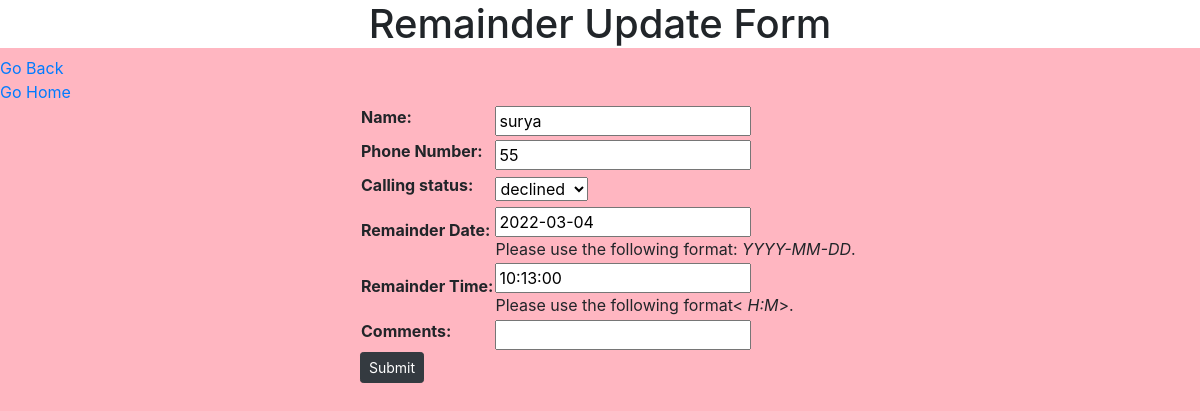
Page /WA/report/remainder_update/8 on the committed database.
### WebApp/models.py (models this page shows)
class Remainder_Model(models.Model):
    id=models.AutoField(primary_key=True)
    Name=models.CharField(max_length=30)
    Phone_Number=models.PositiveIntegerField(unique=True)
    Date_And_Time=models.DateTimeField(auto_now=True)
    choises=('call-back','call-back'),('declined','declined')
    Calling_status=models.CharField(max_length=20,choices=choises,blank=True)
    Remainder_Date=models.DateField(blank=True,null=True,help_text="Please use the following format: <em>YYYY-MM-DD</em>.")
    Remainder_Time=models.TimeField(blank=True,null=True,help_text="Please use the following format< <em>H:M</em>>.")
    Comments=models.CharField(max_length=100,blank=True)

### WebApp/views.py (the view, shortened to what this page needs)
# urls.py: path('report/remainder_update/<int:id>',Remainder_Update),
def Remainder_Update(request,id):
    form_remainder=Remainder_Model.objects.get(id=id)
    update_form=Remainder_Modelform(instance=form_remainder)
    update_data={'update_form':update_form}
    return render(request,'remainder_update.html',update_data)

### WebApp/forms.py
class Remainder_Modelform(forms.ModelForm):
    class Meta:
        model=Remainder_Model
        fields='__all__'

### templates/remainder_update.html (shortened to what this page needs)
<!DOCTYPE html>
<html lang="en">
<head>
    <link rel="stylesheet" href="https://maxcdn.bootstrapcdn.com/bootstrap/4.0.0/css/bootstrap.min.css">
</head>
<body style="background-color:lightpink;">
    <h1 style="background-color:white;text-align: center;">Remainder Update Form</h1>
    <a href="http://127.0.0.1:8000/WA/report/">Go Back</a><br>
    <a href="http://127.0.0.1:8000/">Go Home</a>
    <form method="POST">
        <div style="position: absolute;left: 30%;">
            <table>
                {{update_form.as_table}}
            </table>
        <button name="submit" value="submit" class="btn btn-dark btn-sm" >Submit</button></div>
    </form>
</body>
</html>

### rows in the picture
Remainder_Model: Name "surya", Phone_Number "55", Calling_status "declined", Remainder_Date "2022-03-04", Remainder_Time "10:13:00"
